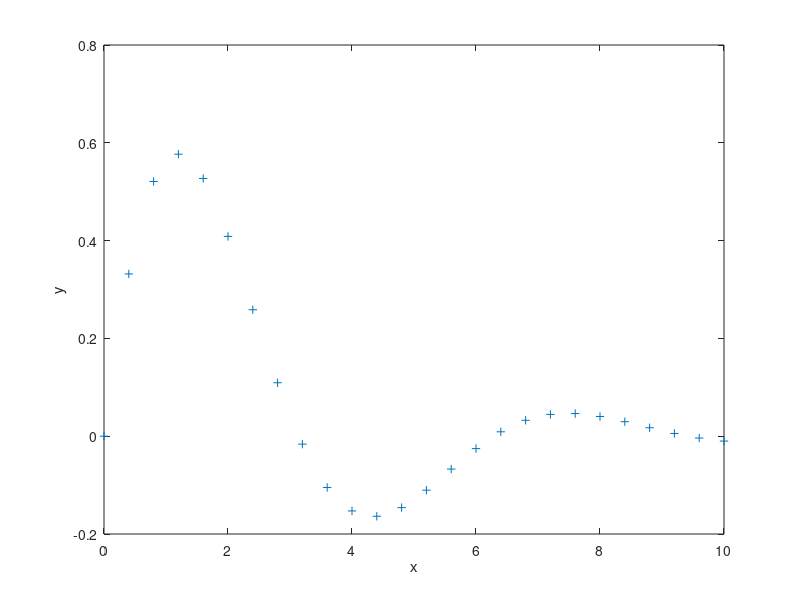

Write the MATLAB code that produced this figure.
% L2_4 : Figure 2.3 
% Copyright S. Nakamura, 1995
set(gcf, 'NumberTitle','off','Name', 'Figure 2.3;  List 2.4')

% Plots Figure 2.3
% Copyright S. Nakamura, 1995
clear,clf,hold off
x = (0:0.4:10)';
y=sin(x).*exp(-0.4*x);
plot(x,y,'+')
xlabel('x'); ylabel('y')
